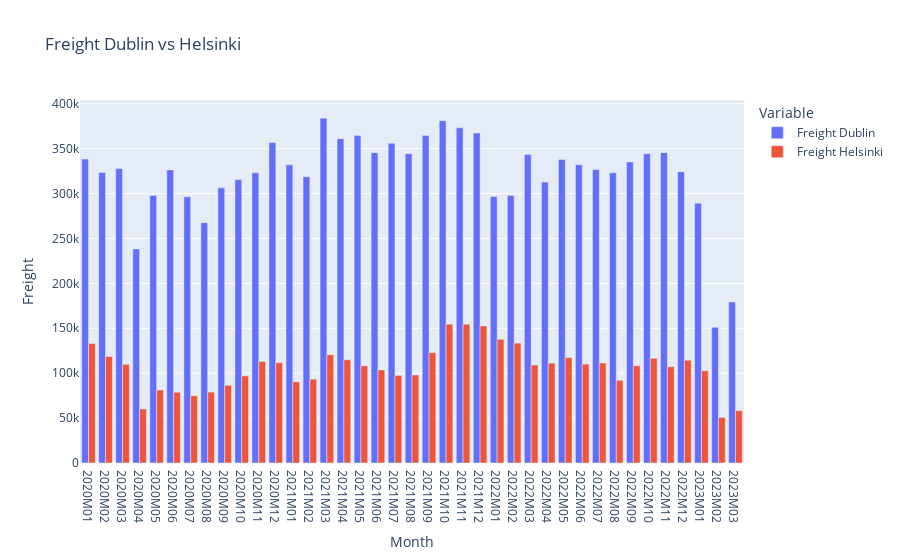

Source (notebook cell):
### Code cell
# Select the columns for comparison
columns_to_compare = [ 'Freight Dublin', 'Freight Helsinki']

# Melt the DataFrame to long format for easy plotting
melted_df = pd.melt(merged_data_CapitalCS, id_vars=['Month'], value_vars=columns_to_compare, var_name='Variable', value_name='Value')

# Create side-by-side bar charts using plotly express
fig = px.bar(melted_df, x='Month', y='Value', color='Variable',
             title='Freight Dublin vs Helsinki',
             labels={'Value': 'Freight'},
             barmode='group')

# Show the figure
fig.show()

### Figure 1 — Plotly figure (JSON) as saved in the notebook; plotly's stock layout.template omitted (floating-point values rounded to 4 significant figures)
{"data": [{"alignmentgroup": "True", "hovertemplate": "Variable=Freight Dublin<br>Month=%{x}<br>Freight=%{y}<extra></extra>", "legendgroup": "Freight Dublin", "marker": {"color": "#636efa", "pattern": {"shape": ""}}, "name": "Freight Dublin", "offsetgroup": "Freight Dublin", "orientation": "v", "showlegend": true, "textposition": "auto", "type": "bar", "x": ["2020M01", "2020M02", "2020M03", "2020M04", "2020M05", "2020M06", "2020M07", "2020M08", "2020M09", "2020M10", "2020M11", "2020M12", "2021M01", "2021M02", "2021M03", "2021M04", "2021M05", "2021M06", "2021M07", "2021M08", "2021M09", "2021M10", "2021M11", "2021M12", "2022M01", "2022M02", "2022M03", "2022M04", "2022M05", "2022M06", "2022M07", "2022M08", "2022M09", "2022M10", "2022M11", "2022M12", "2023M01", "2023M02", "2023M03"], "xaxis": "x", "y": [338400, 323600, 328000, 238400, 298000, 326400, 296400, 267600, 306400, 315600, 323200, 356800, 332000, 318800, 384000, 361200, 364800, 345600, 356000, 344400, 364800, 381200, 373200, 367400, 296800, 298000, 343600, 312800, 338000, 332000, 326800, 323200, 335200, 344400, 345600, 324400, 289200, 151200, 179300], "yaxis": "y"}, {"alignmentgroup": "True", "hovertemplate": "Variable=Freight Helsinki<br>Month=%{x}<br>Freight=%{y}<extra></extra>", "legendgroup": "Freight Helsinki", "marker": {"color": "#EF553B", "pattern": {"shape": ""}}, "name": "Freight Helsinki", "offsetgroup": "Freight Helsinki", "orientation": "v", "showlegend": true, "textposition": "auto", "type": "bar", "x": ["2020M01", "2020M02", "2020M03", "2020M04", "2020M05", "2020M06", "2020M07", "2020M08", "2020M09", "2020M10", "2020M11", "2020M12", "2021M01", "2021M02", "2021M03", "2021M04", "2021M05", "2021M06", "2021M07", "2021M08", "2021M09", "2021M10", "2021M11", "2021M12", "2022M01", "2022M02", "2022M03", "2022M04", "2022M05", "2022M06", "2022M07", "2022M08", "2022M09", "2022M10", "2022M11", "2022M12", "2023M01", "2023M02", "2023M03"], "xaxis": "x", "y": [133018, 118552, 109894, 60176, 81304, 78814, 74752, 78974, 86578, 96968, 113088, 111726, 90510, 93334, 120562, 114916, 108174, 103582, 97496, 98024, 122978, 154584, 154614, 152664, 137712, 133466, 109160, 111152, 117402, 110130, 111450, 92064, 108326, 116656, 107272, 114448, 102758, 50781, 58453], "yaxis": "y"}], "layout": {"barmode": "group", "legend": {"title": {"text": "Variable"}, "tracegroupgap": 0}, "title": {"text": "Freight Dublin vs Helsinki"}, "xaxis": {"anchor": "y", "domain": [0, 1], "title": {"text": "Month"}}, "yaxis": {"anchor": "x", "domain": [0, 1], "title": {"text": "Freight"}}}}
